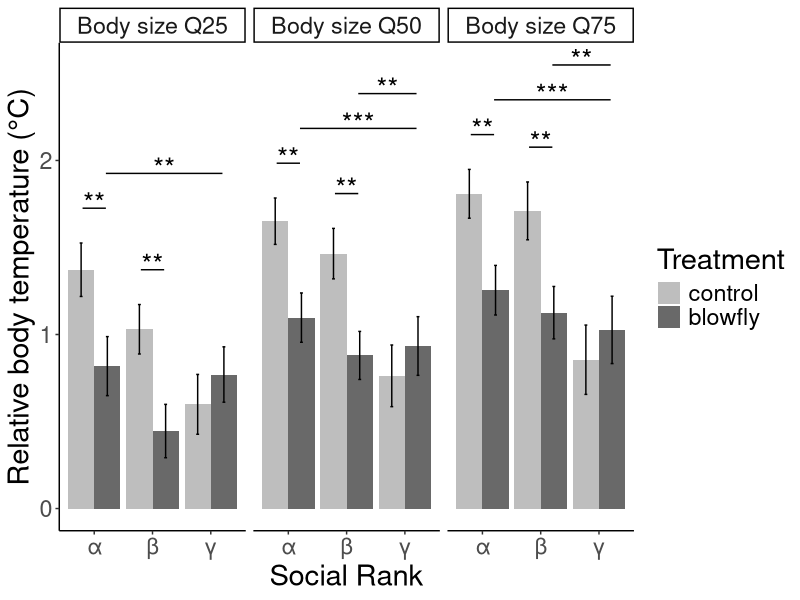

The R script that drew this image:
# --------------------------------------------------------------------
# 1. Load Required Libraries
# --------------------------------------------------------------------
library(magrittr)   # For piping functionality (e.g., %>%) 
library(dplyr)      # For data manipulation and piping 
library(stringr)    # For string manipulation (used in significance plotting) 
library(car)        # For Type 3 ANOVA
library(emmeans)    # For estimated marginal means and post-hoc tests
library(ggplot2)    # For data visualization
# --------------------------------------------------------------------
# 2. Data Loading and Preparation
# --------------------------------------------------------------------

# Read the full dataset (individual-level data)
data_i <- read.csv("individual.csv")

# Convert the social rank variable (mi_hier) to a factor
data_i$mi_hier <- as.factor(data_i$mi_hier)

# Standardize the body size variable (i_width) to a Z-score
data_i$size_z <- scale(data_i$i_width, center = TRUE, scale = TRUE)

# --------------------------------------------------------------------
# 3. Model Fitting (M2)
# Response: mean_temp
# Predictors: treat * mi_hier + size_z + size_z:mi_hier
# --------------------------------------------------------------------
m_size <- lm(mean_temp ~ treat * mi_hier + size_z + size_z:mi_hier, data = data_i)

# Display model summary (Coefficients)
summary(m_size)

# Perform Type 3 ANOVA for main effects and interactions）
anova_results <- Anova(m_size, type = 3)
print(anova_results)

# --------------------------------------------------------------------
# 4. Statistical Analysis (Post-hoc Tests)
# Note: Results are based on the continuous covariate 'size_z' at its mean (0) by default.
# --------------------------------------------------------------------

# Comparison of treatments (treat) within each rank (mi_hier)
em_treat_within_rank <- emmeans(m_size, ~ treat | mi_hier + size_z, type = "response") %>% pairs()

# Comparison of ranks (mi_hier) within each treatment (treat)
em_rank_within_treat <- emmeans(m_size, ~ mi_hier | treat + size_z, type = "response") %>% pairs()

# Print post-hoc results
print("--- Post-hoc: Treat within Rank ---")
print(em_treat_within_rank)
print("--- Post-hoc: Rank within Treat ---")
print(em_rank_within_treat)

# --------------------------------------------------------------------
# 5. Visualization (Figure S8)
# --------------------------------------------------------------------

# Define quartiles of body size Z-score for plotting
qs <- quantile(data_i$size_z, probs = c(.25, .5, .75), na.rm = TRUE)

# Calculate Estimated Marginal Means (EMMs) at specified quartiles for plotting
emm_sz <- emmeans(
  m_size,                                
  ~ mi_hier | treat * size_z,            
  at = list(size_z = as.numeric(qs)),    
  type = "response"
)

# Convert EMMs to a data frame
emm_df <- as.data.frame(emm_sz)

# Calculate error bar boundaries using Standard Error (SE)
emm_df$lower <- emm_df$emmean - emm_df$SE
emm_df$upper <- emm_df$emmean + emm_df$SE

# Add descriptive labels for the size quartiles
emm_df <- emm_df %>%
  mutate(
    size_lab = factor(
      size_z,
      levels = as.numeric(qs),
      labels = c("Body size Q25", "Body size Q50", "Body size Q75")
    )
  )

# --- Significance Bar Calculation (Dynamic) ---

# Calculate pairwise comparisons for ranks at each size quartile
comparisons_rank <- pairs(emm_sz)

# Calculate pairwise comparisons for treatments at each size quartile
comparisons_treat <- emmeans(
  m_size,                                
  ~ treat | mi_hier * size_z,            
  at = list(size_z = as.numeric(qs)),    
  type = "response"
) %>% pairs()

# Process rank comparisons to determine significance stars and X/Y positions
significant_rank <- as.data.frame(comparisons_rank) %>%
  filter(p.value < 0.05) %>%
  mutate(
    # Assign significance stars based on p-value
    label = case_when(
      p.value < 0.001 ~ "***",
      p.value < 0.01  ~ "**",
      p.value < 0.05  ~ "*"
    )
  )

# Mapping x-axis factor levels to numeric positions
map_x <- c(mi_hier1 = 1, mi_hier2 = 2, mi_hier3 = 3)

# Calculate X positions for rank comparisons
significant_rank <- significant_rank %>%
  mutate(
    # Extract mi_hier levels from contrast string
    left  = str_trim(str_split_fixed(contrast, "-", 2)[, 1]),
    right = str_trim(str_split_fixed(contrast, "-", 2)[, 2])
  ) %>%
  mutate(
    # Offset adjustment for 'dodge' position (Control vs. Treatment)
    offset  = if_else(treat == "maggot", -0.2, 0.2), # Assuming 'maggot' is one treatment group
    x_start = unname(map_x[left])  + offset,
    x_end   = unname(map_x[right]) + offset
  )

# Calculate Y positions for rank comparisons
max_y <- emm_df %>% group_by(size_z) %>%
  summarise(y_base = max(upper) + 0.2, .groups = "drop")
significant_rank <- significant_rank %>%
  left_join(max_y, by = "size_z") %>%
  group_by(size_z) %>%
  mutate(
    line_id = row_number(),
    y_pos   = y_base + 0.2 * line_id # Stacking significance lines
  )

# Process treatment comparisons to determine significance stars and Y positions
significant_treat <- as.data.frame(comparisons_treat) %>%
  filter(p.value < 0.05) %>%
  mutate(
    # Assign significance stars
    label = case_when(
      p.value < 0.001 ~ "***",
      p.value < 0.01  ~ "**",
      p.value < 0.05  ~ "*"
    )
  )

# Calculate X positions for treatment comparisons (between the two bars)
significant_treat$x_start <- as.numeric(significant_treat$mi_hier) - 0.2
significant_treat$x_end   <- as.numeric(significant_treat$mi_hier) + 0.2

# Calculate Y positions for treatment comparisons
max_y_treat <- emm_df %>%
  group_by(size_z, mi_hier) %>%
  summarise(y_pos = max(upper) + 0.2, .groups = "drop")
significant_treat <- merge(significant_treat, max_y_treat, all.x = TRUE)

# --- Final Merge and Setup ---

# Select necessary columns and combine all significant results
significant_rank <- significant_rank %>% select(size_z, x_start, x_end, y_pos, label)
significant_treat <- significant_treat %>% select(size_z, x_start, x_end, y_pos, label)
significant <- rbind(significant_rank, significant_treat)

# Apply size labels to the final significance data frame
significant <- significant %>%
  mutate(
    size_lab = factor(
      size_z,
      levels = as.numeric(qs),
      labels = c("Body size Q25", "Body size Q50", "Body size Q75")
    )
  )

# --------------------------------------------------------------------
# 6. Plotting (Figure S8)
# --------------------------------------------------------------------

figure_S8 <- ggplot(data = emm_df, aes(x = mi_hier, y = emmean, fill = treat)) +
  # Bar plots for EMMs
  geom_col(position = "dodge") +
  
  # Error bars
  geom_errorbar(aes(ymin = lower, ymax = upper), width = .1, position = position_dodge(.9)) +
  
  # Theme and labels
  theme_classic() +
  theme(text = element_text(size = 21)) +
  labs(x = "Social Rank", y = "Relative body temperature (°C)") +
  
  # Manual color scaling
  scale_fill_manual(
    name = "Treatment",
    labels = c("maggot" = "blowfly"), # Adjust labels as needed
    values = c("control" = "grey", "maggot" = "dimgray")
  ) +
  
  # Facet by body size quartile
  facet_wrap(~ size_lab) +
  
  # Add significance lines (segments)
  geom_segment(data = significant,
               aes(x = x_start, xend = x_end, y = y_pos, yend = y_pos),
               inherit.aes = FALSE, linewidth = 0.5) +
  
  # Add significance text (stars)
  geom_text(data = significant,
            aes(x = (x_start + x_end) / 2, y = y_pos, label = label),
            inherit.aes = FALSE,
            vjust = 0.2, size = 7) +
  
  # Custom x-axis labels (Rank 1, 2, 3 to Greek letters)
  scale_x_discrete(labels = c("1" = "α", "2" = "β", "3" = "γ"))

# Display the figure
print(figure_S8)
